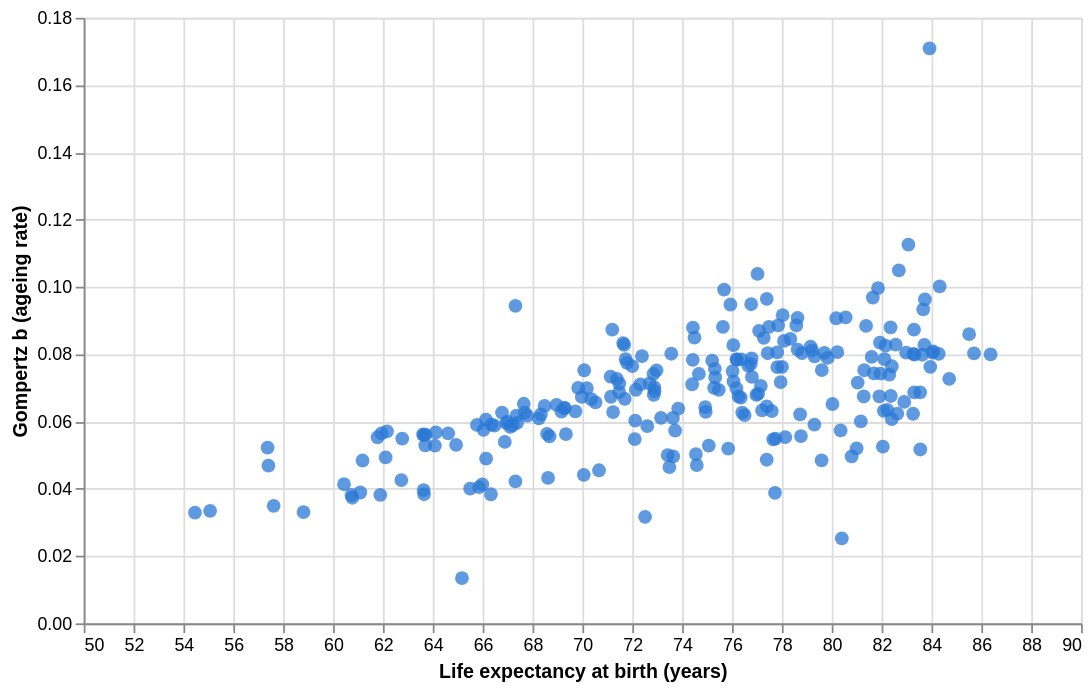

Source (notebook cell):
### Markdown cell above
Relação entre o envelhecimento da mortalidade (*b*) e a expectativa de vida ao nascer.

**Leitura:** a correlação é **positiva** (Spearman ρ = 0,60). Países com maior expectativa de vida têm *b* mais alto: a mortalidade adulta sobe mais rápido com a idade. Por tercis de expectativa de vida, a mediana de *b* vai de 0,056 (baixa) a 0,071 (média) e 0,079 (alta). Isso indica que, nos países de vida longa, a mortalidade cai mais nas idades jovens e a curva fica mais inclinada na vida adulta.

A estimativa de *b* usa só três faixas etárias (15–40 e 40–60), então os valores absolutos são aproximações. A mediana de 0,067 fica abaixo do valor de cerca de 0,08 a 0,09 citado na literatura para adultos. Use *b* como índice relativo entre países, não como valor exato.

### Code cell
grafico_b = alt.Chart(validos).mark_circle(size=60, opacity=0.75, color="#2a78d6").encode(
    x=alt.X("LEx:Q", title="Life expectancy at birth (years)", scale=alt.Scale(zero=False)),
    y=alt.Y("b (envelhecimento):Q", title="Gompertz b (ageing rate)"),
    tooltip=["Location:N", alt.Tooltip("LEx:Q", format=".1f"), alt.Tooltip("b (envelhecimento):Q", format=".3f")],
).properties(width=560, height=340)
grafico_b

### Figure 1 — Vega-Lite specification as saved in the notebook (floating-point values rounded to 4 significant figures; data arrays with more than 128 entries replaced by an {"elided": "..."} marker saying what was removed)
{"config": {"view": {"continuousWidth": 300, "continuousHeight": 300}}, "data": {"name": "data-3be18a6b1fd304c8403ebee7ed3d1ce1"}, "mark": {"type": "circle", "color": "#2a78d6", "opacity": 0.75, "size": 60}, "encoding": {"tooltip": [{"field": "Location", "type": "nominal"}, {"field": "LEx", "format": ".1f", "type": "quantitative"}, {"field": "b (envelhecimento)", "format": ".3f", "type": "quantitative"}], "x": {"field": "LEx", "scale": {"zero": false}, "title": "Life expectancy at birth (years)", "type": "quantitative"}, "y": {"field": "b (envelhecimento)", "title": "Gompertz b (ageing rate)", "type": "quantitative"}}, "height": 340, "width": 560, "$schema": "https://vega.github.io/schema/vega-lite/v6.4.1.json", "datasets": {"data-3be18a6b1fd304c8403ebee7ed3d1ce1": {"elided": "237 records"}}}
